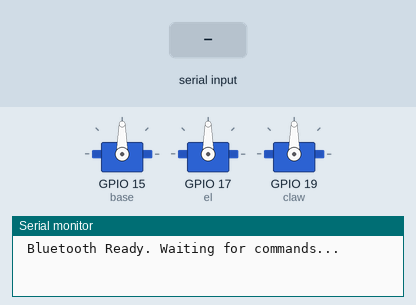
The sketch below on a simulated ESP32. On the bench: 3 × servo, the last lines printed to the serial monitor. Inputs (shaded band) come from the test bench. Nothing arrives over Bluetooth unless stated.

Above: at 1.2 s.
1.3 s: "5" received over the second serial link
At 2.2 s:
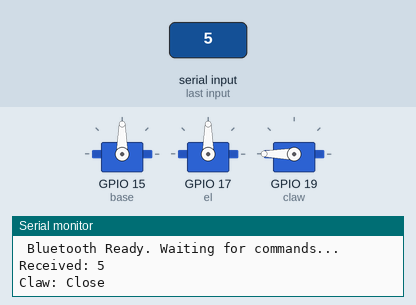
3.2 s: "1" received over the second serial link
At 4.3 s:
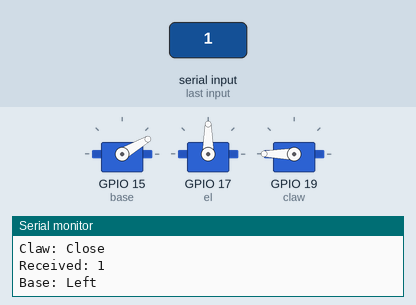
5.0 s: "2" received over the second serial link
At 5.9 s:
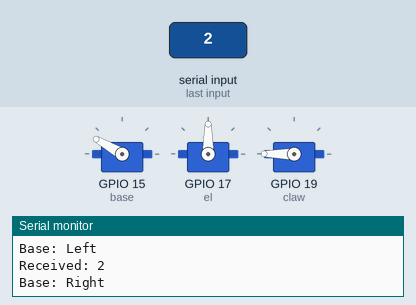
7.1 s: "3" received over the second serial link
At 8.5 s:
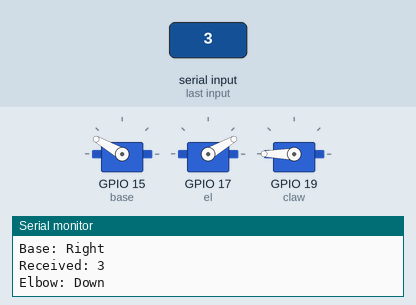
8.9 s: "0" received over the second serial link
At 9.9 s:
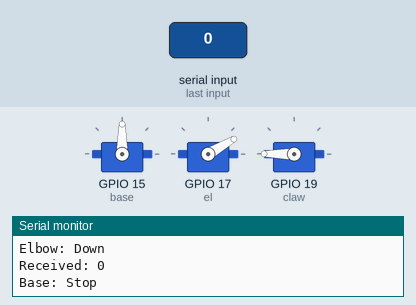
10.7 s: "4" received over the second serial link
At 12.4 s:
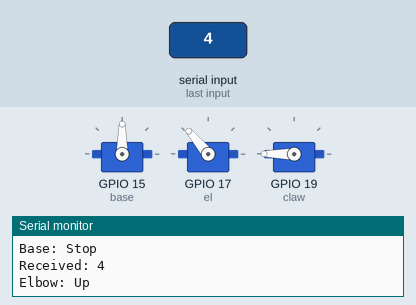
Timing chart, 0 to 13.7 s (numbered marks = the images above; inputs shaded):
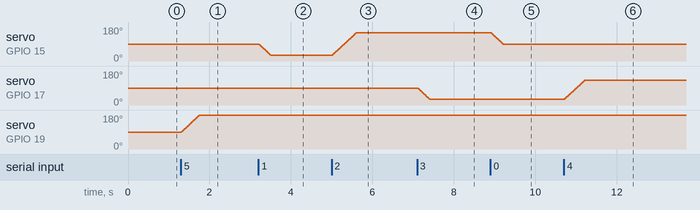

Measured:
- after the input at 1.3 s, servo on GPIO 19 (claw): moves from 90° to 180° over 0.45 s, starting at once
- after the input at 3.2 s, servo on GPIO 15 (base): moves from 90° to 30° over 0.30 s, starting at once
- after the input at 5.0 s, servo on GPIO 15 (base): moves from 30° to 150° over 0.60 s, starting at once
- after the input at 7.1 s, servo on GPIO 17 (el): moves from 90° to 30° over 0.30 s, starting at once
- after the input at 8.9 s, servo on GPIO 15 (base): moves from 150° to 90° over 0.30 s, starting at once
- after the input at 10.7 s, servo on GPIO 17 (el): moves from 30° to 130° over 0.49 s, starting at once

The sketch:

nanobot.ino
```cpp
#include <ESP32Servo.h>
#include <BluetoothSerial.h>

BluetoothSerial SerialBT;

Servo base;
Servo el;
Servo claw;

// Track current positions
int baseAngle = 90;
int elAngle = 90;
int clawAngle = 90;

void setup() {
  Serial.begin(115200);
  SerialBT.begin("Robotic_Arm");
  Serial.println(" Bluetooth Ready. Waiting for commands...");

  base.attach(15);
  el.attach(17);
  claw.attach(19);

  // Set all to starting positions
  base.write(baseAngle);
  el.write(elAngle);
  claw.write(clawAngle);}
//  Smooth movement function
void smoothMove(Servo &servo, int &currentAngle, int targetAngle, int delayMs = 5) {
  if (currentAngle == targetAngle) return;
  int step = (currentAngle < targetAngle) ? 1 : -1;

  for (int pos = currentAngle; pos != targetAngle; pos += step) {
    servo.write(pos);
    delay(delayMs);
  }
  servo.write(targetAngle); // Ensure final position
  currentAngle = targetAngle;
}
void loop() {
  if (SerialBT.available()) {
    char command = SerialBT.read();
    Serial.print("Received: ");
    Serial.println(command);

    // --- Base rotation ---
    if (command == '1') {
      smoothMove(base, baseAngle, 30);
      Serial.println("Base: Left");
    } else if (command == '2') {
      smoothMove(base, baseAngle, 150);
      Serial.println("Base: Right");
    } else if (command == '0') {
      smoothMove(base, baseAngle, 90);
      Serial.println("Base: Stop");
    }
     // --- Elbow control ---
    else if (command == '3') {
      smoothMove(el, elAngle, 30);
      Serial.println("Elbow: Down");
    } else if (command == '4') {
      smoothMove(el, elAngle, 130);
      Serial.println("Elbow: Up");


} else if (command == '7') {
      smoothMove(el, elAngle, 90);
      Serial.println("Elbow: Center");
    }
     // --- Claw control ---
    else if (command == '5') {
      smoothMove(claw, clawAngle, 180);
      Serial.println("Claw: Close");
    } else if (command == '6') {
      smoothMove(claw, clawAngle, 90);
      Serial.println("Claw: Open");
    } else if (command == '8') {
      smoothMove(claw, clawAngle, 135);
      Serial.println("Claw: Center");
    }

    // --- Reset all servos ---
    else if (command == 'r' || command == 'R') {
      resetAll();
    }

    else {
      Serial.println(" Invalid command");
    }
  }
}

//  Reset all servos smoothly
void resetAll() {
  Serial.println(" Resetting all servos...");
  smoothMove(base, baseAngle, 90);
  smoothMove(el, elAngle, 90);
  smoothMove(claw, clawAngle, 180);
  Serial.println(" All Servos Reset to Center (90°)");
  SerialBT.println(" Arm Reset to Default Positions");}
```
